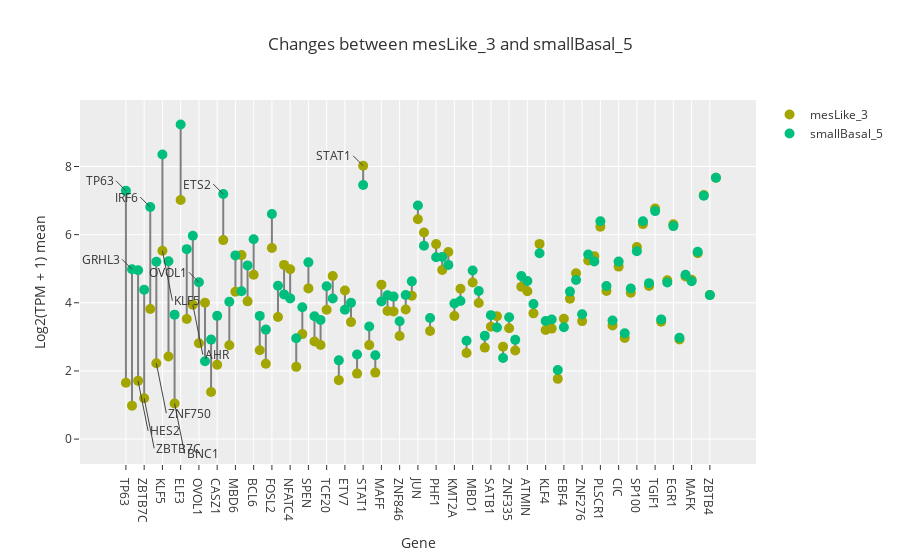

Write notebook code for a chart like this one.
### Code cell
cluster_1, label_1 = 3, 'mesLike'
cluster_2, label_2 = 5, 'smallBasal'
cls_1, cls_2 = f'{label_1}_{cluster_1}', f'{label_2}_{cluster_2}'
markers = [ 'TP63','HES2', "GRHL3", 'BNC1', 'IRF6', 'ZNF750', 'OVOL1', 'KLF5', "ETS2", "AHR", 'STAT1', "ZBTB7C"]

fig5, df, ann5 = dumbell_plots(morp_df=morp_df, tum_df=tum_tpms_v4, sel_tfs=sel_tfs, cls_1=cls_1, cls_2=cls_2, markers=markers, log=True)
title5= f'{cls_1} vs {cls_2}'
fig5

### Figure 1 — Plotly figure (JSON) as saved in the notebook; plotly's stock layout.template omitted (floating-point values rounded to 4 significant figures; data arrays with more than 128 entries replaced by an {"elided": "..."} marker saying what was removed)
{"data": [{"marker": {"color": "grey"}, "mode": "lines", "showlegend": false, "type": "scatter", "x": {"elided": "294 str values"}, "y": {"elided": "294 float values"}}, {"marker": {"size": 10}, "mode": "markers", "name": "mesLike_3", "type": "scatter", "x": ["TP63", "GRHL3", "HES2", "ZBTB7C", "IRF6", "ZNF750", "KLF5", "MECOM", "BNC1", "ELF3", "FOXQ1", "AHR", "OVOL1", "MSX2", "REL", "CASZ1", "ETS2", "MYCL", "MBD6", "IRF7", "SP1", "BCL6", "ZNF552", "TRERF1", "FOSL2", "MAFG", "ETS1", "NFATC4", "LCOR", "ETV3", "SPEN", "ELK4", "ZNF609", "TCF20", "SP110", "ZXDB", "ETV7", "ARID5B", "ZBTB21", "STAT1", "ZNF586", "NFAT5", "MAFF", "FOXJ3", "BHLHE41", "ZNF846", "ZNF513", "DBP", "JUN", "KLF6", "HIVEP2", "PHF1", "ERF", "SAFB2", "KMT2A", "KLF16", "NR4A2", "MBD1", "FBXL19", "ZNF211", "SATB1", "TEAD1", "ZSCAN16", "ZNF335", "ZNF224", "ELF4", "ATMIN", "ANKZF1", "FOSL1", "KLF4", "HIVEP1", "ZBTB10", "EBF4", "SKI", "ZNF524", "ZNF276", "ATF3", "STAT2", "PLSCR1", "RUNX1", "DOT1L", "CIC", "JRK", "POGK", "SP100", "IRF9", "SRF", "TGIF1", "TMF1", "MSANTD3", "EGR1", "HOXB6", "NFIL3", "MAFK", "REPIN1", "SLC2A4RG", "ZBTB4", "JUNB"], "y": [1.655, 0.9819, 1.709, 1.198, 3.818, 2.228, 5.527, 2.425, 1.044, 7.016, 3.522, 3.945, 2.813, 4.0, 1.384, 2.183, 5.84, 2.755, 4.325, 5.4, 4.043, 4.823, 2.607, 2.21, 5.608, 3.584, 5.112, 4.985, 2.119, 3.081, 4.422, 2.865, 2.76, 3.796, 4.786, 1.729, 4.36, 3.433, 1.922, 8.021, 2.758, 1.952, 4.533, 3.757, 3.747, 3.027, 3.803, 4.206, 6.451, 6.061, 3.171, 5.723, 4.963, 5.489, 3.615, 4.411, 2.527, 4.596, 3.995, 2.685, 3.297, 3.604, 2.711, 3.253, 2.597, 4.473, 4.339, 3.69, 5.729, 3.202, 3.243, 1.767, 3.532, 4.121, 4.869, 3.462, 5.242, 5.369, 6.233, 4.344, 3.332, 5.062, 2.97, 4.297, 5.638, 6.309, 4.492, 6.768, 3.443, 4.66, 6.307, 2.922, 4.774, 4.674, 5.456, 7.165, 4.229, 7.671]}, {"marker": {"size": 10}, "mode": "markers", "name": "smallBasal_5", "type": "scatter", "x": ["TP63", "GRHL3", "HES2", "ZBTB7C", "IRF6", "ZNF750", "KLF5", "MECOM", "BNC1", "ELF3", "FOXQ1", "AHR", "OVOL1", "MSX2", "REL", "CASZ1", "ETS2", "MYCL", "MBD6", "IRF7", "SP1", "BCL6", "ZNF552", "TRERF1", "FOSL2", "MAFG", "ETS1", "NFATC4", "LCOR", "ETV3", "SPEN", "ELK4", "ZNF609", "TCF20", "SP110", "ZXDB", "ETV7", "ARID5B", "ZBTB21", "STAT1", "ZNF586", "NFAT5", "MAFF", "FOXJ3", "BHLHE41", "ZNF846", "ZNF513", "DBP", "JUN", "KLF6", "HIVEP2", "PHF1", "ERF", "SAFB2", "KMT2A", "KLF16", "NR4A2", "MBD1", "FBXL19", "ZNF211", "SATB1", "TEAD1", "ZSCAN16", "ZNF335", "ZNF224", "ELF4", "ATMIN", "ANKZF1", "FOSL1", "KLF4", "HIVEP1", "ZBTB10", "EBF4", "SKI", "ZNF524", "ZNF276", "ATF3", "STAT2", "PLSCR1", "RUNX1", "DOT1L", "CIC", "JRK", "POGK", "SP100", "IRF9", "SRF", "TGIF1", "TMF1", "MSANTD3", "EGR1", "HOXB6", "NFIL3", "MAFK", "REPIN1", "SLC2A4RG", "ZBTB4", "JUNB"], "y": [7.29, 4.983, 4.955, 4.382, 6.81, 5.204, 8.352, 5.218, 3.652, 9.234, 5.575, 5.969, 4.604, 2.285, 2.92, 3.616, 7.191, 4.031, 5.391, 4.34, 5.098, 5.863, 3.616, 3.214, 6.608, 4.499, 4.246, 4.129, 2.96, 3.871, 5.187, 3.603, 3.493, 4.488, 4.125, 2.31, 3.794, 3.998, 2.484, 7.459, 3.303, 2.46, 4.038, 4.219, 4.182, 3.458, 4.227, 4.629, 6.857, 5.673, 3.556, 5.338, 5.345, 5.113, 3.978, 4.051, 2.887, 4.946, 4.344, 3.029, 3.638, 3.274, 2.381, 3.577, 2.912, 4.783, 4.64, 3.966, 5.453, 3.467, 3.508, 2.027, 3.283, 4.328, 4.669, 3.662, 5.416, 5.21, 6.392, 4.495, 3.481, 5.209, 3.106, 4.421, 5.514, 6.394, 4.576, 6.691, 3.512, 4.596, 6.251, 2.975, 4.825, 4.632, 5.495, 7.143, 4.226, 7.671]}], "layout": {"annotations": [{"ax": -10, "ay": -10, "showarrow": true, "text": "TP63", "x": "TP63", "xanchor": "right", "y": 7.29}, {"ax": 10, "ay": 50, "showarrow": true, "text": "HES2", "x": "HES2", "xanchor": "left", "y": 1.709}, {"ax": -10, "ay": -10, "showarrow": true, "text": "GRHL3", "x": "GRHL3", "xanchor": "right", "y": 4.983}, {"ax": 10, "ay": 50, "showarrow": true, "text": "BNC1", "x": "BNC1", "xanchor": "left", "y": 1.044}, {"ax": -10, "ay": -10, "showarrow": true, "text": "IRF6", "x": "IRF6", "xanchor": "right", "y": 6.81}, {"ax": 10, "ay": 50, "showarrow": true, "text": "ZNF750", "x": "ZNF750", "xanchor": "left", "y": 2.228}, {"ax": -10, "ay": -10, "showarrow": true, "text": "OVOL1", "x": "OVOL1", "xanchor": "right", "y": 4.604}, {"ax": 10, "ay": 50, "showarrow": true, "text": "KLF5", "x": "KLF5", "xanchor": "left", "y": 5.527}, {"ax": -10, "ay": -10, "showarrow": true, "text": "ETS2", "x": "ETS2", "xanchor": "right", "y": 7.191}, {"ax": 10, "ay": 50, "showarrow": true, "text": "AHR", "x": "AHR", "xanchor": "left", "y": 3.945}, {"ax": -10, "ay": -10, "showarrow": true, "text": "STAT1", "x": "STAT1", "xanchor": "right", "y": 8.021}, {"ax": 10, "ay": 50, "showarrow": true, "text": "ZBTB7C", "x": "ZBTB7C", "xanchor": "left", "y": 1.198}], "legend": {"itemclick": false}, "title": {"text": "Changes between mesLike_3 and smallBasal_5"}, "xaxis": {"title": {"text": "Gene"}}, "yaxis": {"title": {"text": "Log2(TPM + 1) mean "}}}}
